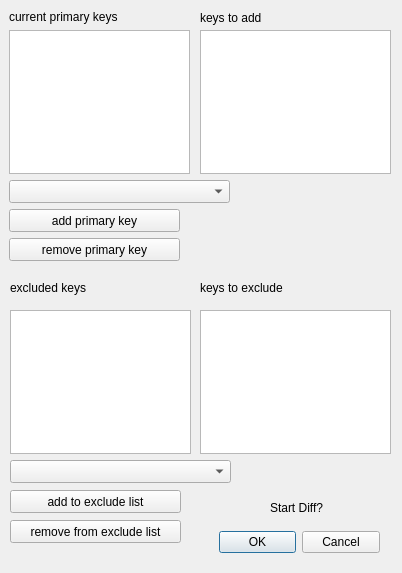
<?xml version="1.0" encoding="UTF-8"?>
<ui version="4.0">
 <class>u_widget</class>
 <widget class="QDialog" name="u_widget">
  <property name="geometry">
   <rect>
    <x>0</x>
    <y>0</y>
    <width>402</width>
    <height>573</height>
   </rect>
  </property>
  <property name="windowTitle">
   <string>GroupBox</string>
  </property>
  <widget class="QListView" name="listView">
   <property name="geometry">
    <rect>
     <x>9</x>
     <y>30</y>
     <width>181</width>
     <height>144</height>
    </rect>
   </property>
  </widget>
  <widget class="QComboBox" name="comboBox">
   <property name="geometry">
    <rect>
     <x>9</x>
     <y>180</y>
     <width>221</width>
     <height>23</height>
    </rect>
   </property>
  </widget>
  <widget class="QPushButton" name="pushButton">
   <property name="geometry">
    <rect>
     <x>9</x>
     <y>209</y>
     <width>171</width>
     <height>23</height>
    </rect>
   </property>
   <property name="text">
    <string>add primary key</string>
   </property>
  </widget>
  <widget class="QPushButton" name="pushButton_2">
   <property name="geometry">
    <rect>
     <x>9</x>
     <y>238</y>
     <width>171</width>
     <height>23</height>
    </rect>
   </property>
   <property name="text">
    <string>remove primary key</string>
   </property>
  </widget>
  <widget class="QDialogButtonBox" name="buttonBox">
   <property name="geometry">
    <rect>
     <x>219</x>
     <y>530</y>
     <width>161</width>
     <height>24</height>
    </rect>
   </property>
   <property name="orientation">
    <enum>Qt::Horizontal</enum>
   </property>
   <property name="standardButtons">
    <set>QDialogButtonBox::Cancel|QDialogButtonBox::Ok</set>
   </property>
  </widget>
  <widget class="QLabel" name="label">
   <property name="geometry">
    <rect>
     <x>9</x>
     <y>9</y>
     <width>126</width>
     <height>16</height>
    </rect>
   </property>
   <property name="text">
    <string>current primary keys</string>
   </property>
  </widget>
  <widget class="QLabel" name="label_2">
   <property name="geometry">
    <rect>
     <x>270</x>
     <y>500</y>
     <width>61</width>
     <height>16</height>
    </rect>
   </property>
   <property name="text">
    <string>Start Diff?</string>
   </property>
  </widget>
  <widget class="QListView" name="listView_2">
   <property name="geometry">
    <rect>
     <x>200</x>
     <y>30</y>
     <width>191</width>
     <height>144</height>
    </rect>
   </property>
  </widget>
  <widget class="QLabel" name="label_3">
   <property name="geometry">
    <rect>
     <x>200</x>
     <y>10</y>
     <width>81</width>
     <height>16</height>
    </rect>
   </property>
   <property name="text">
    <string>keys to add</string>
   </property>
  </widget>
  <widget class="QListView" name="listView_3">
   <property name="geometry">
    <rect>
     <x>10</x>
     <y>310</y>
     <width>181</width>
     <height>144</height>
    </rect>
   </property>
  </widget>
  <widget class="QListView" name="listView_4">
   <property name="geometry">
    <rect>
     <x>200</x>
     <y>310</y>
     <width>191</width>
     <height>144</height>
    </rect>
   </property>
  </widget>
  <widget class="QLabel" name="label_4">
   <property name="geometry">
    <rect>
     <x>10</x>
     <y>280</y>
     <width>151</width>
     <height>16</height>
    </rect>
   </property>
   <property name="text">
    <string>excluded keys</string>
   </property>
  </widget>
  <widget class="QLabel" name="label_5">
   <property name="geometry">
    <rect>
     <x>200</x>
     <y>280</y>
     <width>151</width>
     <height>16</height>
    </rect>
   </property>
   <property name="text">
    <string>keys to exclude</string>
   </property>
  </widget>
  <widget class="QComboBox" name="comboBox_2">
   <property name="geometry">
    <rect>
     <x>10</x>
     <y>460</y>
     <width>221</width>
     <height>23</height>
    </rect>
   </property>
  </widget>
  <widget class="QPushButton" name="pushButton_3">
   <property name="geometry">
    <rect>
     <x>10</x>
     <y>490</y>
     <width>171</width>
     <height>23</height>
    </rect>
   </property>
   <property name="text">
    <string>add to exclude list</string>
   </property>
  </widget>
  <widget class="QPushButton" name="pushButton_4">
   <property name="geometry">
    <rect>
     <x>10</x>
     <y>520</y>
     <width>171</width>
     <height>23</height>
    </rect>
   </property>
   <property name="text">
    <string>remove from exclude list</string>
   </property>
  </widget>
 </widget>
 <resources/>
 <connections/>
</ui>
